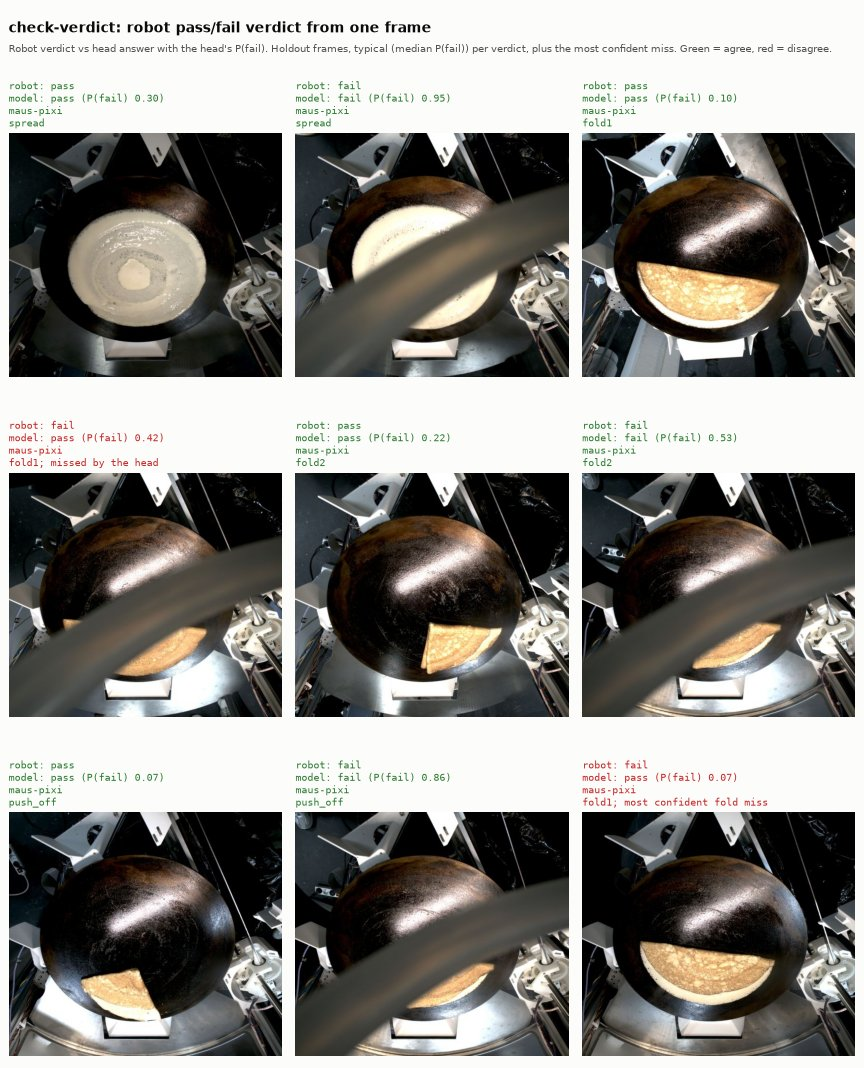
#> input picture assets/check-verdict-example.jpg, 864 x 1068 px; its folder holds only this picture in this run
$ python -i vision_metrics.py   (imports and definitions only)
#> lines starting #> are read from the running program, lines starting #| are printed output that depends on the picture
#> further down, picture is the input picture: shape (1068, 864, 3); mean B, G, R 129.9, 134.2, 136.1
"""Continuous quality scores from the robot's vision-check overlays.

Each overlay is a top-down, rectified view of the plate on which the robot
draws its own analysis in fixed colours: the analysis zone (blue), the crepe
outline (green), a fitted circle (cyan), holes (red), batter residue
(orange) and, for folds, the ideal fold shape (magenta). We read those
annotations back as numbers. Sizes are relative to the analysis zone because
no millimetre scale is published for the plate.
"""

from __future__ import annotations

import json
from pathlib import Path
from typing import Any

import cv2
import numpy as np
import pandas as pd

PREFIX = "vision."
SPREAD_CHECK = "spread"
FOLD_CHECKS = ("fold1", "fold2")

# OpenCV hue runs 0-179. Annotation colours are fully saturated, batter and
# plate are not, so a high saturation and value floor isolates them.
HUE_TOL = 6
SAT_MIN = 170
VAL_MIN = 150
ORANGE_SAT_MIN = 200  # browned crepe is orange-ish but less saturated
# The cyan circle is drawn over the green outline and JPEG blends the two,
# so the outline is read as one green-to-cyan hue band.
OUTLINE_HUES = (54, 96)
OUTLINE_SAT_MIN = 100
OUTLINE_VAL_MIN = 100
HUE = {
    "red": 0,
    "orange": 18,
    "green": 60,
    "cyan": 90,
    "blue": 121,
    "magenta": 150,
}
# Annotations drawn just outside the zone (crepe outline touching the rim)
# still count; text and legend in the corners do not.
ZONE_MARGIN = 1.03
MIN_ZONE_POINTS = 50
WALL_KERNEL = 3
# Border pixels this close to the zone edge count as touching it
EDGE_BAND_PX = 4
# Pieces smaller than this share of the zone are noise, not a crepe
MIN_REGION_FRAC = 0.001
# The bare plate hugs the zone edge for about half its border; the crepe
# touches it far less, even when it runs off the zone
MAX_EDGE_FRAC = 0.42
BRIDGE_PX = 9
# Erode the crepe mask before reading pixel colour so the outline is skipped
COLOUR_ERODE = 7


def colour_mask(hsv: np.ndarray, name: str) -> np.ndarray:
    """Boolean mask of pixels drawn in one annotation colour."""
#> called with name = 'blue'
    hue = hsv[..., 0].astype(int)
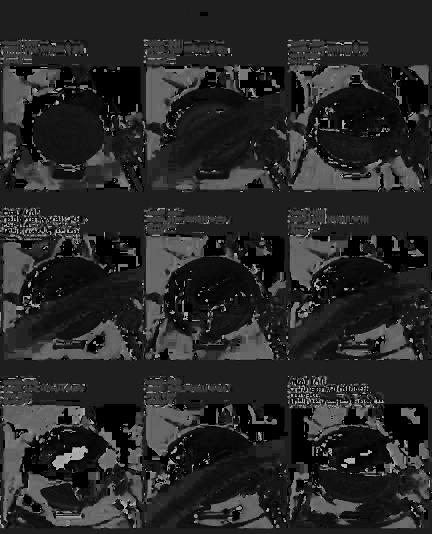
#> hue: shape (1068, 864) int64 (shown at 1/2 size); min 0, max 179, mean 39.9
    dist = np.abs(hue - HUE[name])
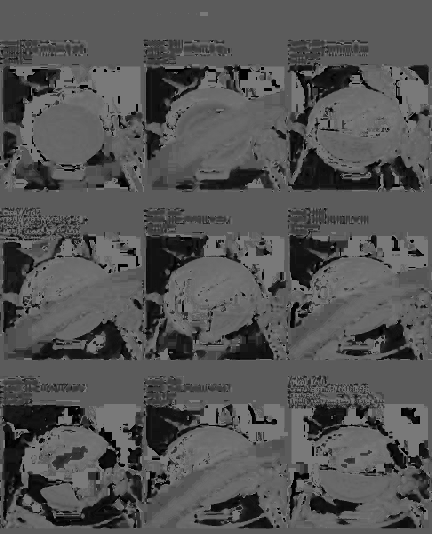
#> dist: shape (1068, 864) int64 (shown at 1/2 size); min 1, max 121, mean 83.3
    dist = np.minimum(dist, 180 - dist)  # red wraps around 0/179
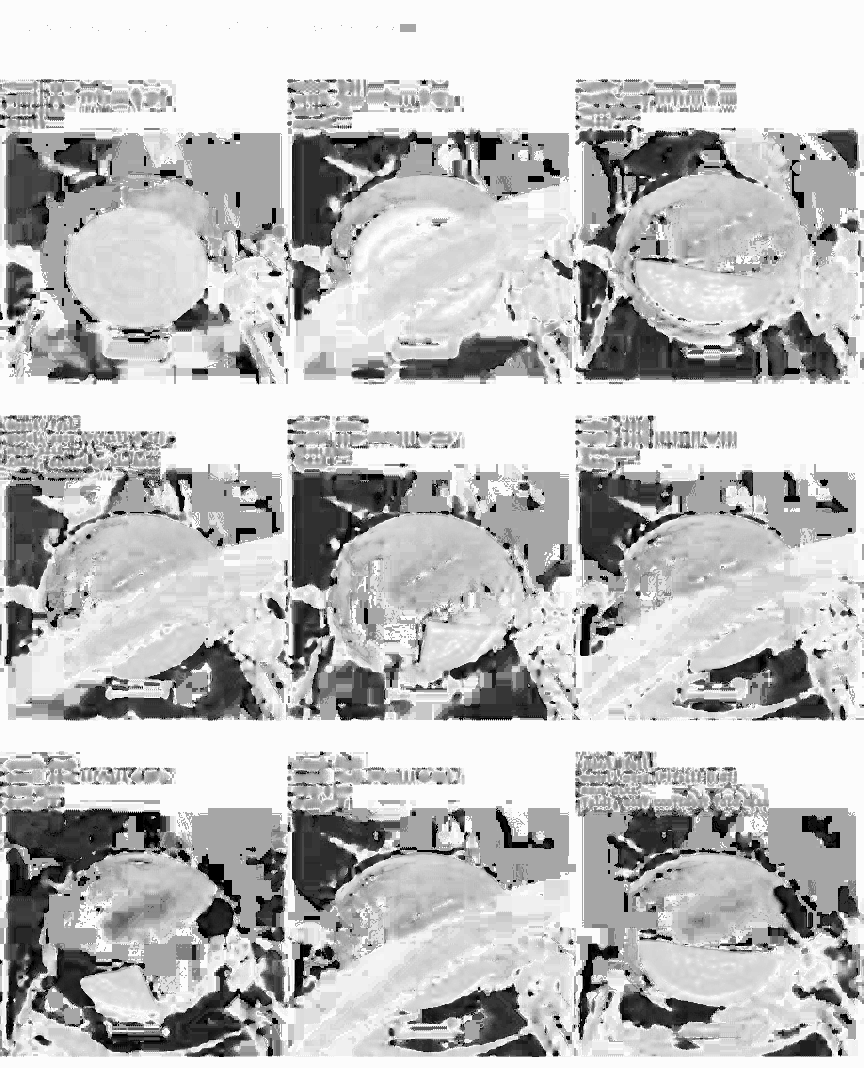
#> dist: shape (1068, 864) int64; min 1, max 90, mean 66.9; drawn with min black and max white
    sat_min = ORANGE_SAT_MIN if name == "orange" else SAT_MIN
    return (
        (dist <= HUE_TOL) & (hsv[..., 1] >= sat_min) & (hsv[..., 2] >= VAL_MIN)
    )
#> returned value: shape (1068, 864) bool; every value is 0


def fit_circle(mask: np.ndarray) -> tuple[float, float, float] | None:
    """Least-squares circle (cx, cy, r) through the pixels of a mask."""
    ys, xs = np.nonzero(mask)
#> ys = empty array; xs = empty array
    if len(xs) < MIN_ZONE_POINTS:
        return None
    a = np.column_stack([xs, ys, np.ones_like(xs)]).astype(float)
    b = (xs.astype(float) ** 2) + (ys.astype(float) ** 2)
    (c0, c1, c2), *_ = np.linalg.lstsq(a, b, rcond=None)
    cx, cy = c0 / 2, c1 / 2
    r = float(np.sqrt(c2 + cx**2 + cy**2))
    return float(cx), float(cy), r


def disc(shape: tuple[int, int], cx: float, cy: float, r: float) -> np.ndarray:
    yy, xx = np.ogrid[: shape[0], : shape[1]]
    return (xx - cx) ** 2 + (yy - cy) ** 2 <= r**2


def zone_of(hsv: np.ndarray) -> tuple[float, float, float] | None:
    """The blue analysis-zone circle. The legend swatch sits in a corner,
    far from the circle, so it barely moves the fit; one refit on points
    near the first circle removes it."""
    blue = colour_mask(hsv, "blue")
    first = fit_circle(blue)
    if first is None:
        return None
    cx, cy, r = first
    ys, xs = np.nonzero(blue)
    near = np.abs(np.hypot(xs - cx, ys - cy) - r) < r * (ZONE_MARGIN - 1)
    ring = np.zeros_like(blue)
    ring[ys[near], xs[near]] = True
    return fit_circle(ring) or first


# [83 lines left out: functions outline_mask, filled_outline, hull_region, circularity, lightness, not called in this run]


def _prepare(img: np.ndarray) -> tuple[np.ndarray, Any, np.ndarray] | None:
    hsv = cv2.cvtColor(img, cv2.COLOR_BGR2HSV)
    zone = zone_of(hsv)
    if zone is None:
        return None
    inside = disc(hsv.shape[:2], zone[0], zone[1], zone[2] * ZONE_MARGIN)
    return hsv, zone, inside


# [31 lines left out: function spread_metrics, not called in this run]


def fold_metrics(img: np.ndarray) -> dict[str, float | None]:
    """Scores for a fold-check overlay: shape match against the robot's
    ideal fold, size, and browning."""
    prep = _prepare(img)
    if prep is None:
        return {}
    hsv, zone, inside = prep
    zr = zone[2]
    out: dict[str, float | None] = {}
    ideal_line = colour_mask(hsv, "magenta") & inside
    outline = outline_mask(hsv) & inside
    # Where the ideal fold line crosses the crepe outline it hides it; the
    # magenta pixels right next to the outline bridge those gaps.
    near = cv2.dilate(
        outline.astype(np.uint8), np.ones((BRIDGE_PX, BRIDGE_PX), np.uint8)
    )
    crepe = filled_outline(outline | (ideal_line & (near > 0)), zone)
    ideal = hull_region(ideal_line)
    if crepe is not None:
        out["area_rel"] = float(crepe.sum()) / (np.pi * zr**2)
        out["l_mean"], out["l_std"] = lightness(img, crepe)
    if crepe is not None and ideal is not None:
        union = float((crepe | ideal).sum())
        out["iou"] = float((crepe & ideal).sum()) / union if union else None
    return out


METRICS = {SPREAD_CHECK: spread_metrics} | {
    name: fold_metrics for name in FOLD_CHECKS
}


# [43 lines left out: functions run_metrics, build_vision_table, not called in this run]

>>> import cv2
>>> picture = cv2.imread('../../assets/check-verdict-example.jpg')
>>> result = fold_metrics(picture)
#> result = 0 items

$ run again, on assets/crepe-pose-example.jpg
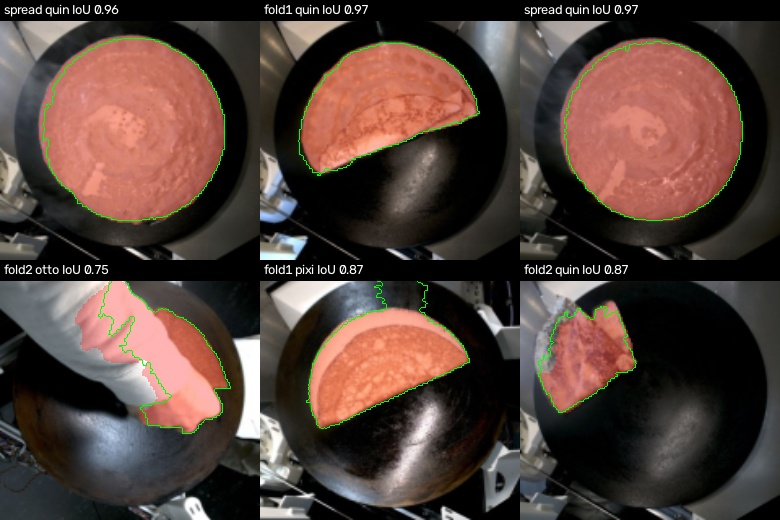
#> input picture assets/crepe-pose-example.jpg, 780 x 520 px
#> picture is the input picture: shape (520, 780, 3); mean B, G, R 57.5, 64.3, 83.2
#> hsv: shape (520, 780, 3); mean H, S, V 34.3, 79.8, 86.1
#> in colour_mask, `hue = hsv[..., 0].astype(int)`:
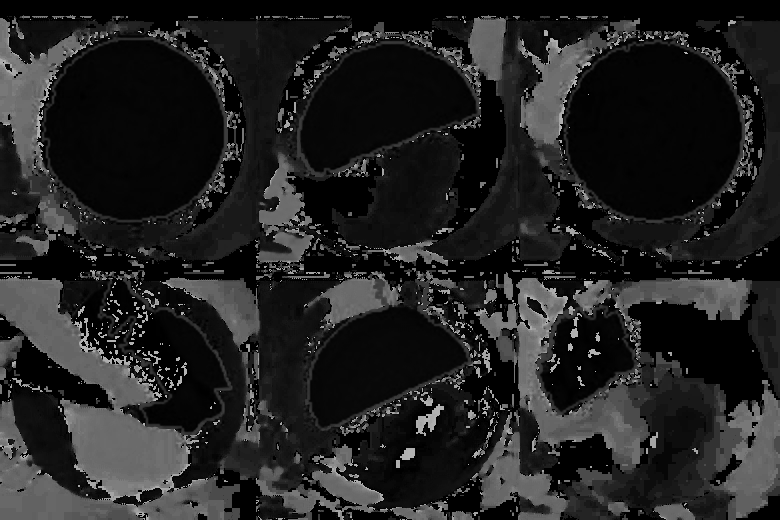
#> hue: shape (520, 780) int64; min 0, max 179, mean 34.3
#> in colour_mask, `dist = np.minimum(dist, 180 - dist)`:
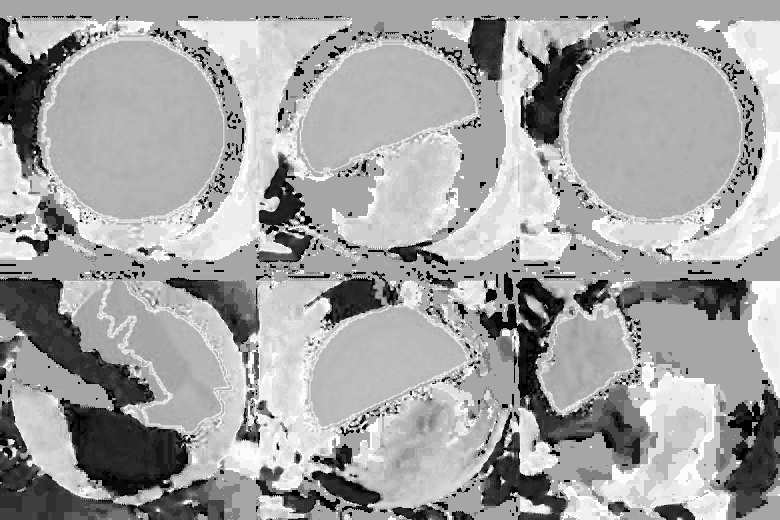
#> dist: shape (520, 780) int64; min 1, max 90, mean 57.9; drawn with min black and max white
#> ys = empty array
#> result = 0 items

$ run again, on assets/crepe-student-example.jpg
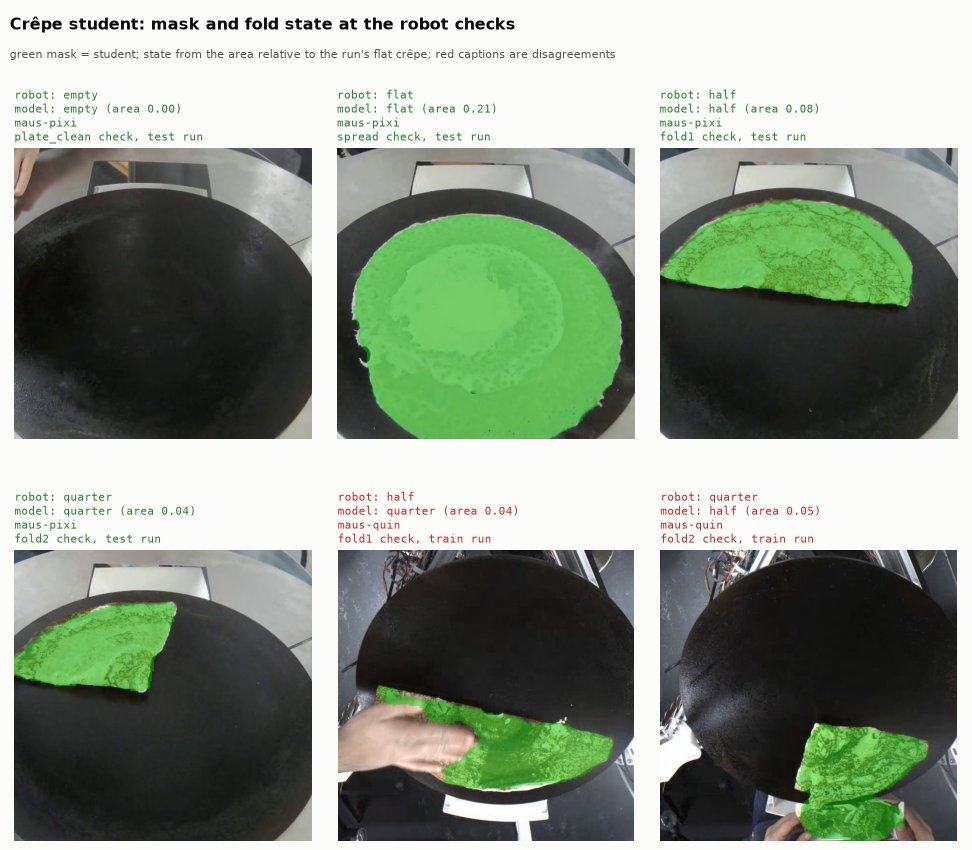
#> input picture assets/crepe-student-example.jpg, 972 x 850 px
#> picture is the input picture: shape (850, 972, 3); mean B, G, R 134.6, 148.8, 138.4
#> hsv: shape (850, 972, 3); mean H, S, V 48.3, 32.4, 150.2
#> in colour_mask, `hue = hsv[..., 0].astype(int)`:
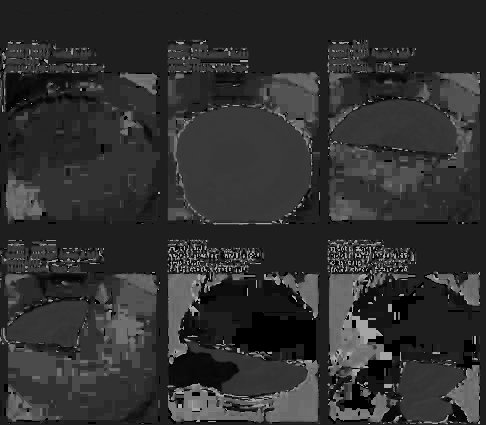
#> hue: shape (850, 972) int64 (shown at 1/2 size); min 0, max 179, mean 48.3
#> in colour_mask, `dist = np.minimum(dist, 180 - dist)`:
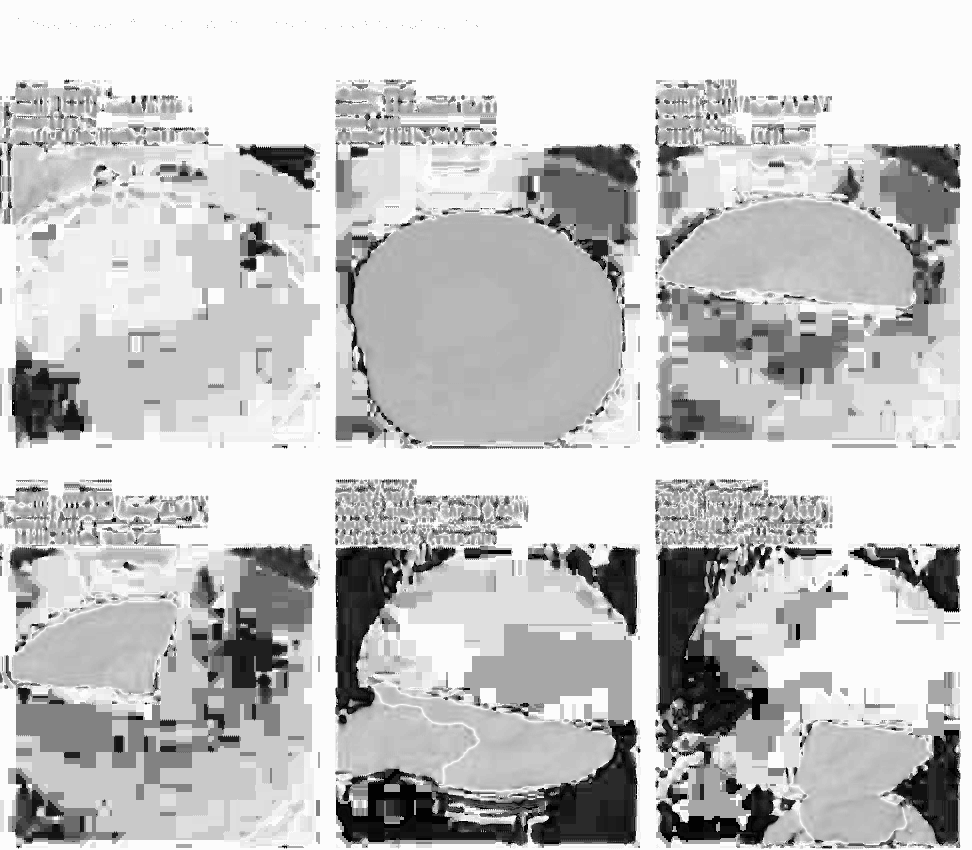
#> dist: shape (850, 972) int64; min 0, max 90, mean 69; drawn with min black and max white
#> ys = empty array
#> result = 0 items
